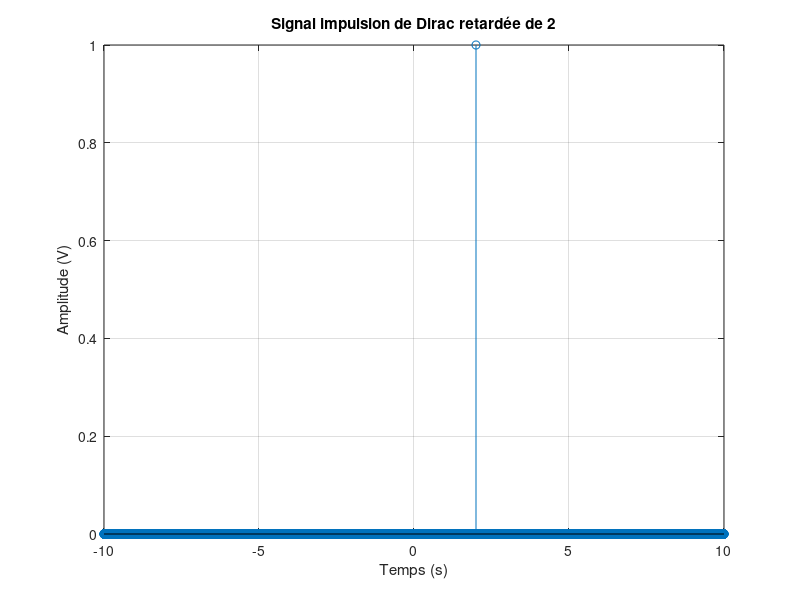

Source code (MATLAB):
% delta2.m - Génération d'une impulsion de Dirac retardée (t = 2)

t = -10:1/1000:10;          % Échelle de temps
delta = zeros(size(t));    % Signal initialisé à zéro
delta(find(t == 2)) = 1;   % Impulsion à t = 2

figure(2);                 % Nouvelle figure
stem(t, delta);            % Tracé du signal
grid on;
xlabel('Temps (s)');
ylabel('Amplitude (V)');
title('Signal impulsion de Dirac retardée de 2');
